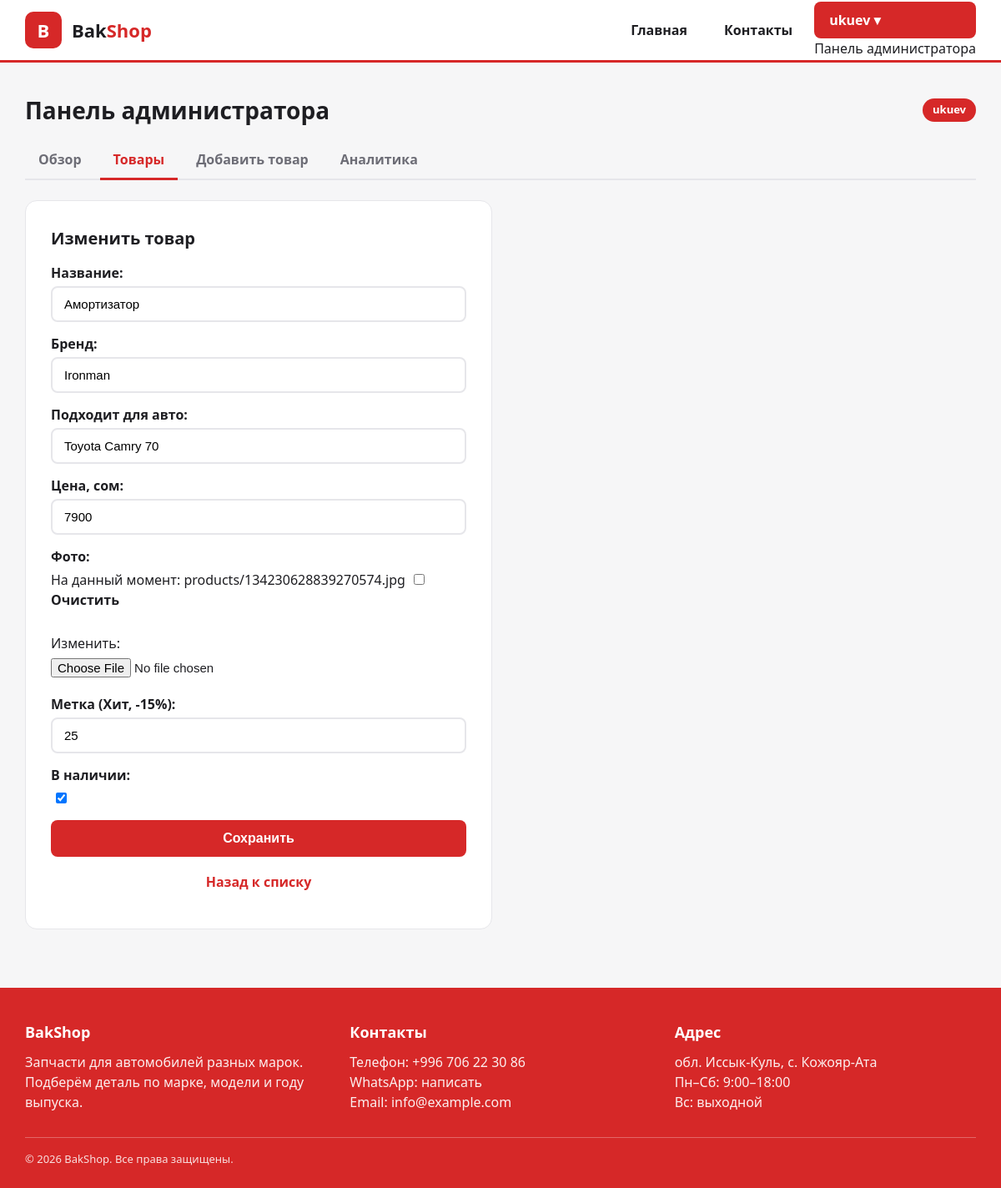
/panel/1/edit/ (signed in), run on the app's committed database.
### main/models.py (models this page shows, shortened)
class Product(models.Model):
    name = models.CharField("Название", max_length=200)
    brand = models.CharField("Бренд", max_length=100)
    car = models.CharField("Подходит для авто", max_length=200)
    price = models.DecimalField("Цена, сом", max_digits=10, decimal_places=0)
    photo = models.ImageField(
        "Фото",
        upload_to="products/",
        blank=True,
        validators=[validate_image_size],
    )
    badge = models.CharField("Метка (Хит, -15%)", max_length=30, blank=True)
    in_stock = models.BooleanField("В наличии", default=True)
    created_at = models.DateTimeField(auto_now_add=True)
    class Meta:
        ordering = ["-created_at"]
        verbose_name = "Товар"
        verbose_name_plural = "Товары"

### main/views.py (the view)
# urls.py: path("panel/<int:pk>/edit/", views.panel_edit, name="panel_edit"),
@staff_required
def panel_edit(request, pk):
    product = get_object_or_404(Product, pk=pk)
    form = ProductForm(request.POST or None, request.FILES or None, instance=product)
    if request.method == "POST" and form.is_valid():
        form.save()
        return redirect("panel_list")
    return render(request, "panel/panel_form.html", {"form": form, "title": "Изменить товар"})

### main/forms.py
class ProductForm(forms.ModelForm):
    class Meta:
        model = Product
        fields = ["name", "brand", "car", "price", "photo", "badge", "in_stock"]

### main/templates/panel/panel_form.html (shortened to what this page needs)
{% extends "panel/panel_base.html" %}
{% block panel %}
<div class="auth auth--wide auth--left">
  <h2 class="panel-sub">{{ title }}</h2>
  <form method="post" enctype="multipart/form-data">
    {{ form.as_p }}
    <button type="submit" class="btn btn--wide">Сохранить</button>
  </form>
  <p class="auth__alt"><a href="{% url 'panel_list' %}">Назад к списку</a></p>
</div>
{% endblock %}

### main/templates/panel/panel_base.html (shortened to what this page needs)
{% extends "main/base.html" %}
{% block content %}
<main class="container">
  <div class="panel-head">
    <h1>Панель администратора</h1>
    <span class="panel-user">{{ user.username }}</span>
  </div>
  {% with page=request.resolver_match.url_name %}
  <nav class="panel-tabs">
    <a href="{% url 'panel_dashboard' %}" class="{% if page == 'panel_dashboard' %}active{% endif %}">Обзор</a>
    <a href="{% url 'panel_list' %}" class="{% if page == 'panel_list' or page == 'panel_edit' or page == 'panel_delete' %}active{% endif %}">Товары</a>
    <a href="{% url 'panel_add' %}" class="{% if page == 'panel_add' %}active{% endif %}">Добавить товар</a>
    <a href="{% url 'panel_analytics' %}" class="{% if page == 'panel_analytics' %}active{% endif %}">Аналитика</a>
  </nav>
  {% endwith %}
  {% block panel %}{% endblock %}
</main>
{% endblock %}

### main/templates/main/base.html (shortened to what this page needs)
{% load static %}
<!DOCTYPE html>
<html lang="ru">
<head>
  <link rel="stylesheet" href="{% static 'css/main_style.css' %}">
</head>
<body>
  <header class="header">
    <div class="container header__inner">
      <a href="/" class="logo">
        <div class="logo__mark">B</div>
        <div class="logo__name">Bak<span>Shop</span></div>
      </a>
      <nav class="nav">
        <a href="/" class="nav__link">Главная</a>
        <a href="/#contacts" class="nav__link">Контакты</a>
        <div class="dropdown">
          <a href="#" class="nav__link nav__link--main">
            {% if user.is_authenticated %}{{ user.username }}{% else %}Аккаунт{% endif %} ▾
          </a>
            {% if user.is_staff %}
          <a href="{% url 'panel_dashboard' %}">Панель администратора</a>
            {% endif %}
        </div>
      </nav>
    </div>
  </header>
  {% block content %}{% endblock %}
  <footer class="footer" id="contacts">
    <div class="container">
      <div class="footer__grid">
        <div>
          <h2>BakShop</h2>
          <p>Запчасти для автомобилей разных марок. Подберём деталь по марке, модели и году выпуска.</p>
        </div>
        <div>
          <h2>Контакты</h2>
          <p>Телефон: <a href="tel:+996706223086">+996 706 22 30 86</a></p>
          <p>WhatsApp: <a href="https://wa.me/996706223086">написать</a></p>
          <p>Email: <a href="mailto:info@example.com">info@example.com</a></p>
        </div>
        <div>
          <h2>Адрес</h2>
          <p>обл. Иссык-Куль, с. Кожояр-Ата</p>
          <p>Пн–Сб: 9:00–18:00</p>
          <p>Вс: выходной</p>
        </div>
      </div>
      <div class="footer__copy">© 2026 BakShop. Все права защищены.</div>
    </div>
  </footer>
</body>
</html>

### static/css/main_style.css (style rules this page uses)
:root { --red: #d62828; --red-dark: #a81c1c; --white: #ffffff; --bg: #f6f6f7; --text: #1e1e22; --muted: #6d6d76; --line: #e6e6ea; }
* { box-sizing: border-box; margin: 0; padding: 0; }
body { font-family: "Segoe UI", Roboto, Arial, sans-serif; background: var(--bg); color: var(--text); line-height: 1.5; }
a { color: inherit; text-decoration: none; }
.container { max-width: 1180px; margin: 0 auto; padding: 0 20px; }
.header { background: var(--white); border-bottom: 3px solid var(--red); position: sticky; top: 0; z-index: 10; }
.header__inner { display: flex; justify-content: space-between; align-items: center; height: 72px; }
.logo { display: flex; align-items: center; gap: 12px; }
.logo__mark { width: 44px; height: 44px; background: var(--red); color: var(--white); border-radius: 10px; display: grid; place-items: center; font-weight: 800; font-size: 22px; }
.logo__name { font-size: 22px; font-weight: 800; }
.logo__name span { color: var(--red); }
.nav { display: flex; align-items: center; gap: 8px; }
.nav__link { display: block; padding: 10px 18px; border-radius: 8px; font-weight: 600; transition: background 0.2s, color 0.2s; }
.nav__link--main { background: var(--red); color: var(--white); }
.btn { background: var(--red); color: var(--white); border: none; padding: 10px 16px; border-radius: 8px; font-weight: 700; cursor: pointer; transition: background 0.2s; }
html { scroll-behavior: smooth; }
.dropdown { position: relative; }
.footer { background: var(--red); color: var(--white); padding: 40px 0 24px; }
.footer__grid { display: grid; grid-template-columns: repeat(auto-fit, minmax(220px, 1fr)); gap: 28px; }
.footer h2 { font-size: 18px; margin-bottom: 10px; }
.footer p { opacity: 0.92; }
.footer__copy { margin-top: 30px; padding-top: 16px; border-top: 1px solid rgba(255, 255, 255, 0.35); font-size: 13px; opacity: 0.85; }
.auth { max-width: 420px; margin: 50px auto 70px; background: var(--white); border: 1px solid var(--line); border-radius: 14px; padding: 30px; }
.auth p { margin-bottom: 14px; }
.auth label { display: block; font-weight: 600; margin-bottom: 4px; }
.auth input { width: 100%; padding: 11px 14px; border: 2px solid var(--line); border-radius: 8px; font-size: 15px; outline: none; }
.auth__alt { margin-top: 18px; text-align: center; color: var(--muted); }
.auth__alt a { color: var(--red); font-weight: 700; }
.btn--wide { width: 100%; padding: 13px; font-size: 16px; }
.panel-head { display: flex; justify-content: space-between; align-items: center; margin: 36px 0 16px; }
.panel-head h1 { font-size: 28px; }
.panel-user { background: var(--red); color: var(--white); padding: 4px 12px; border-radius: 20px; font-size: 13px; font-weight: 700; }
.panel-tabs { display: flex; gap: 6px; flex-wrap: wrap; border-bottom: 2px solid var(--line); margin-bottom: 24px; }
.panel-tabs a { padding: 10px 16px; font-weight: 600; color: var(--muted); border-bottom: 3px solid transparent; margin-bottom: -2px; transition: color 0.2s; }
.panel-tabs a.active { color: var(--red); border-bottom-color: var(--red); }
.panel-sub { font-size: 20px; margin-bottom: 14px; }
.auth--wide { max-width: 560px; }
.auth--left { margin-left: 0; margin-top: 10px; }
.auth input[type="checkbox"] { width: auto; margin-left: 6px; }
.auth input[type="file"] { border: none; padding: 6px 0; }

### data on the page
Product: name "Амортизатор", brand "Ironman", car "Toyota Camry 70", price "7900", badge "25", in_stock "☑"

### other printed values
{{ user.username }} "ukuev"
{{ title }} "Изменить товар"
